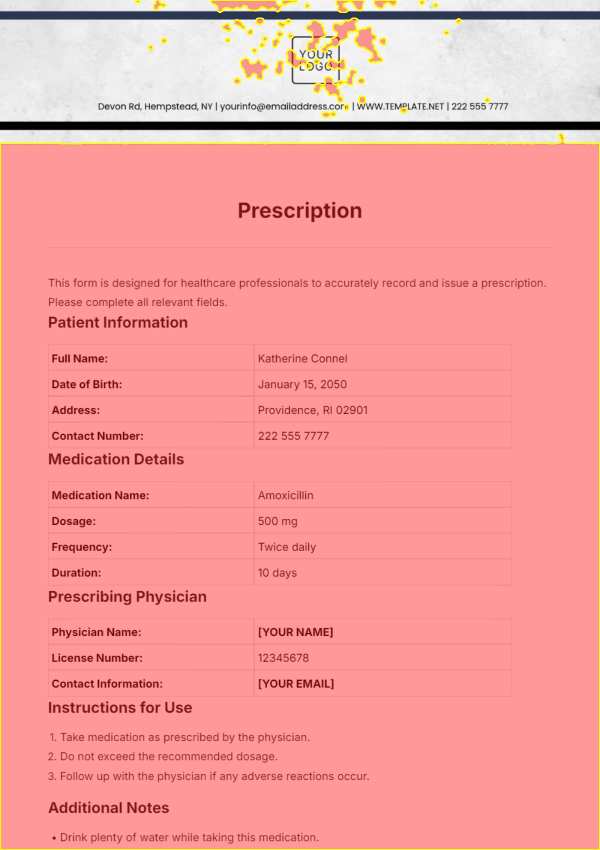
#> input picture apps/data/cv_samples/20260210_004853/glare_overlay.jpg, 1200 x 1700 px (shown at 1/2 size)
$ python -i visualize.py   (imports and definitions only)
#> lines starting #> are read from the running program, lines starting #| are printed output that depends on the picture; after the words box and inside, x2 and y2 are one past the last pixel; in counts of white or black regions, pixels touching at a corner belong together
#> further down, picture is the input picture: shape (1700, 1200, 3); mean B, G, R 156.8, 158.5, 244
"""
Visualization Module for debug overlays.
Generates visual overlays for glare detection and other CV debug outputs.
"""
import cv2
import numpy as np
import base64
from typing import Tuple


def detect_glare_mask(image: np.ndarray, threshold: int = 245) -> np.ndarray:
    """
    Detect glare/bright areas in an image.

    Args:
        image: BGR image
        threshold: Brightness threshold (0-255)

    Returns:
        Binary mask where glare areas are white
    """
#> called with threshold = 245
    # Convert to grayscale
    if len(image.shape) == 3:
        gray = cv2.cvtColor(image, cv2.COLOR_BGR2GRAY)
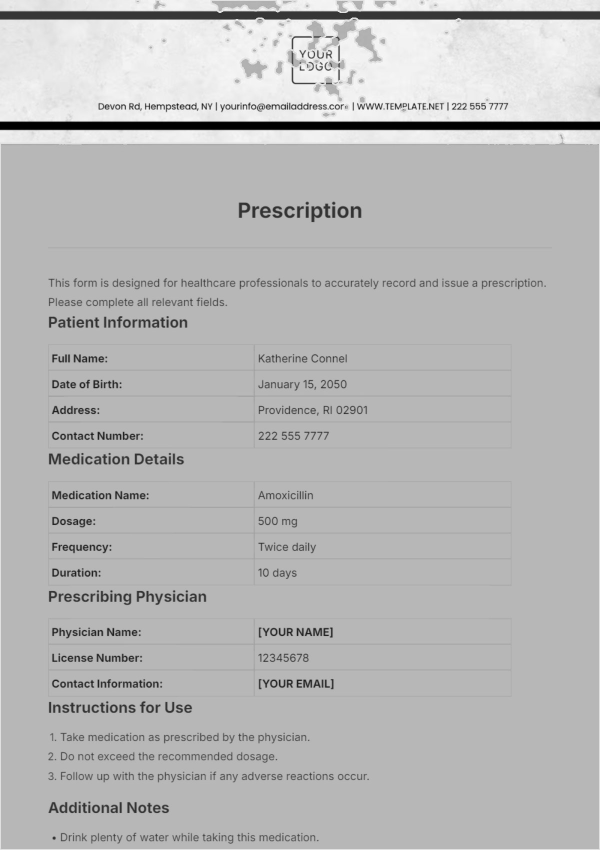
#> gray: shape (1700, 1200) (shown at 1/2 size); min 0, max 255, mean 184
    else:
        gray = image

    # Threshold for very bright pixels
    _, bright_mask = cv2.threshold(gray, threshold, 255, cv2.THRESH_BINARY)
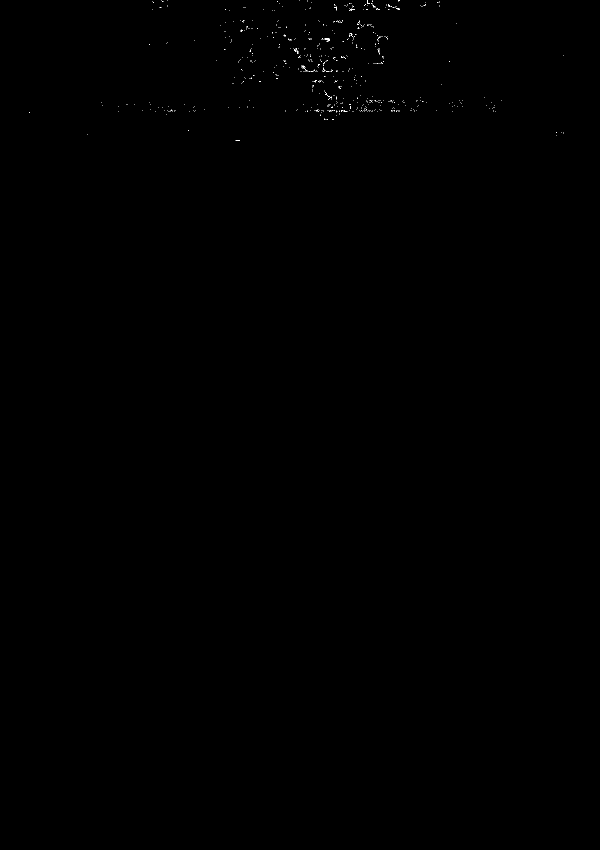
#> bright_mask: shape (1700, 1200) (shown at 1/2 size); 0.06% white in thin lines or dots, all inside (x1, y1, x2, y2) = (58, 0, 1128, 282)

    # Morphological operations to connect nearby bright regions
    kernel = cv2.getStructuringElement(cv2.MORPH_ELLIPSE, (5, 5))
    bright_mask = cv2.dilate(bright_mask, kernel, iterations=2)
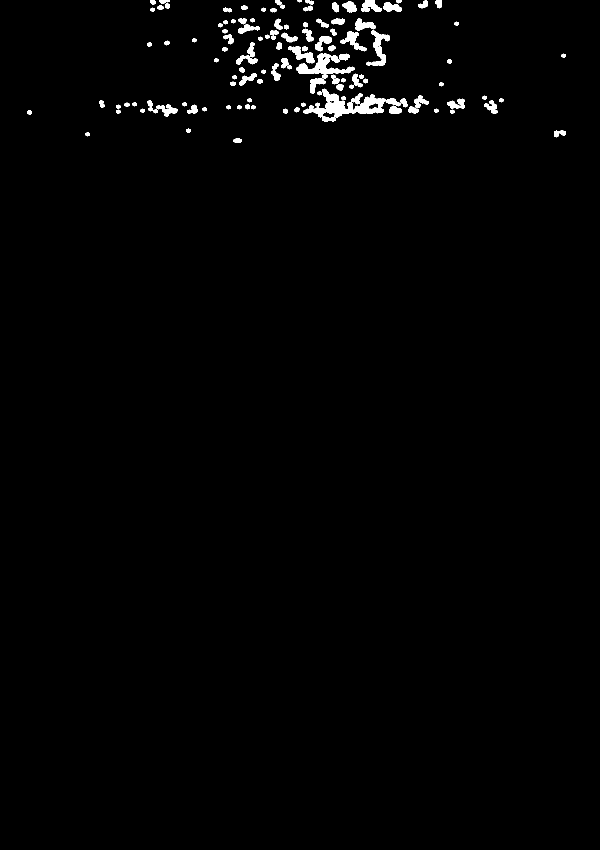
#> bright_mask: shape (1700, 1200) (shown at 1/2 size); 1.3% white; 124 white regions, largest, box (x1, y1, x2, y2) and area: (607, 177, 771, 244) 3946, (593, 106, 679, 158) 1680, (742, 60, 780, 132) 1154
    bright_mask = cv2.morphologyEx(bright_mask, cv2.MORPH_CLOSE, kernel, iterations=2)
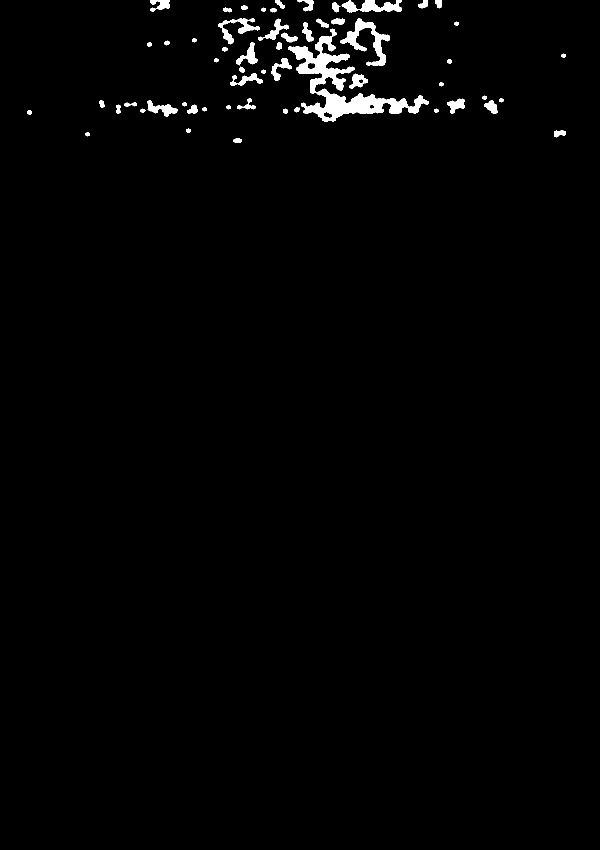
#> bright_mask: shape (1700, 1200) (shown at 1/2 size); 1.4% white; 58 white regions (1 under 20 px)

    return bright_mask


def create_glare_overlay(
    image: np.ndarray,
    threshold: int = 245,
    overlay_color: Tuple[int, int, int] = (0, 0, 255),  # Red in BGR
    alpha: float = 0.4
) -> Tuple[np.ndarray, float]:
    """
    Create a visualization overlay highlighting glare areas.

    Args:
        image: BGR image
        threshold: Brightness threshold for glare detection
        overlay_color: BGR color for the glare highlight
        alpha: Transparency of the overlay (0-1)

    Returns:
        Tuple of (overlay_image, glare_ratio)
    """
    # Detect glare
    glare_mask = detect_glare_mask(image, threshold)

    # Calculate glare ratio
    total_pixels = glare_mask.size
#> total_pixels = 2040000
    glare_pixels = cv2.countNonZero(glare_mask)
#> glare_pixels = 29253
    glare_ratio = glare_pixels / total_pixels if total_pixels > 0 else 0
#> glare_ratio = 0.0143

    # Create overlay
    overlay = image.copy()

    # Apply colored highlight to glare areas
    overlay[glare_mask > 0] = overlay_color
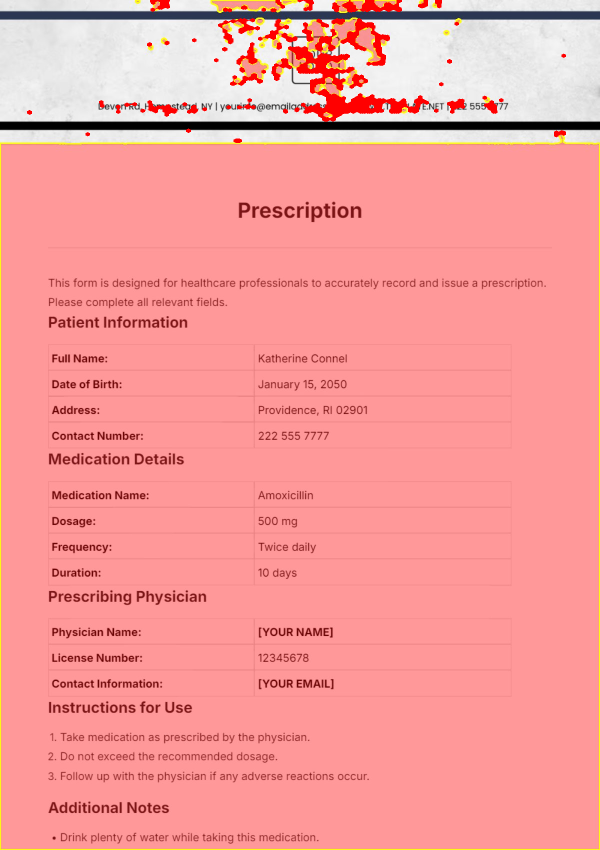
#> overlay: shape (1700, 1200, 3) (shown at 1/2 size); 1.43% of pixels changed, all inside (x1, y1, x2, y2) = (54, 0, 1132, 286)

    # Blend with original
    result = cv2.addWeighted(image, 1 - alpha, overlay, alpha, 0)

    # Add glare contours for better visibility
    contours, _ = cv2.findContours(glare_mask, cv2.RETR_EXTERNAL, cv2.CHAIN_APPROX_SIMPLE)
#> contours = 58 contours, 1 with area under 20; largest, box (x1, y1, x2, y2) and area: (576, 57, 858, 244) 11776, (681, 36, 780, 132) 2460, (683, 0, 804, 25) 1578, (436, 36, 520, 89) 1080, (295, 200, 355, 234) 751
    cv2.drawContours(result, contours, -1, (0, 255, 255), 2)  # Yellow contours
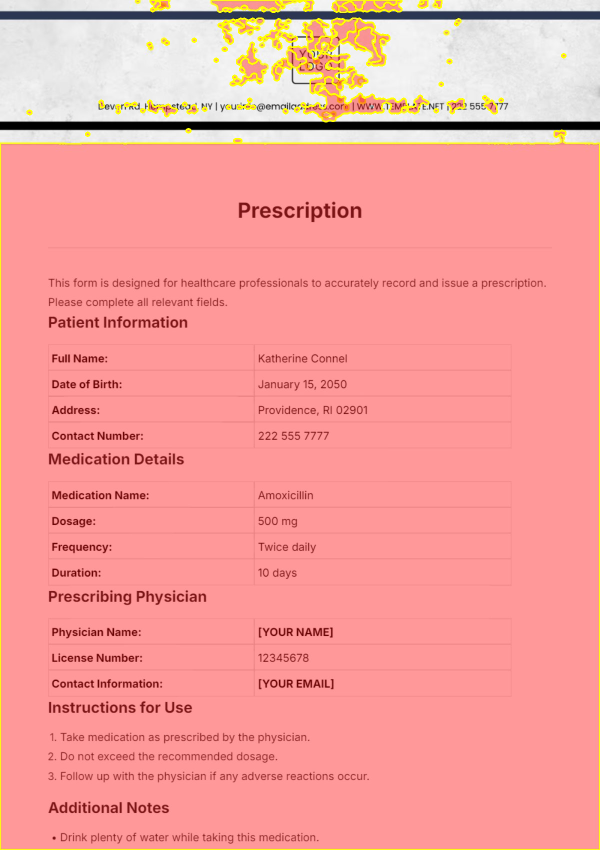
#> result: shape (1700, 1200, 3) (shown at 1/2 size); mean B, G, R 154.5, 158.2, 244.4

    return result, glare_ratio


# [42 lines left out: function create_edge_overlay, not called in this run]


def encode_image_to_base64(image: np.ndarray, format: str = 'jpg') -> str:
    """Encode OpenCV image to base64 data URL."""
    if format == 'jpg':
        _, buffer = cv2.imencode('.jpg', image, [cv2.IMWRITE_JPEG_QUALITY, 85])
        mime = 'image/jpeg'
    else:
        _, buffer = cv2.imencode('.png', image)
        mime = 'image/png'

    b64 = base64.b64encode(buffer).decode('utf-8')
    return f"data:{mime};base64,{b64}"


def generate_debug_overlays(
    original_image: np.ndarray,
    include_glare: bool = True,
    include_edges: bool = False
) -> dict:
    """
    Generate all requested debug overlays.

    Args:
        original_image: BGR image
        include_glare: Whether to include glare overlay
        include_edges: Whether to include edge overlay

    Returns:
        Dict with overlay base64 strings
    """
    result = {}

    if include_glare:
        glare_overlay, glare_ratio = create_glare_overlay(original_image)
#> glare_ratio = 0.0143
        result["glare_overlay"] = encode_image_to_base64(glare_overlay)
        result["glare_ratio"] = glare_ratio

    if include_edges:
        edge_overlay = create_edge_overlay(original_image)
        result["edge_overlay"] = encode_image_to_base64(edge_overlay)

    return result

>>> import cv2
>>> picture = cv2.imread('../../data/cv_samples/20260210_004853/glare_overlay.jpg')
>>> result = generate_debug_overlays(picture)
#> result = 2 items
